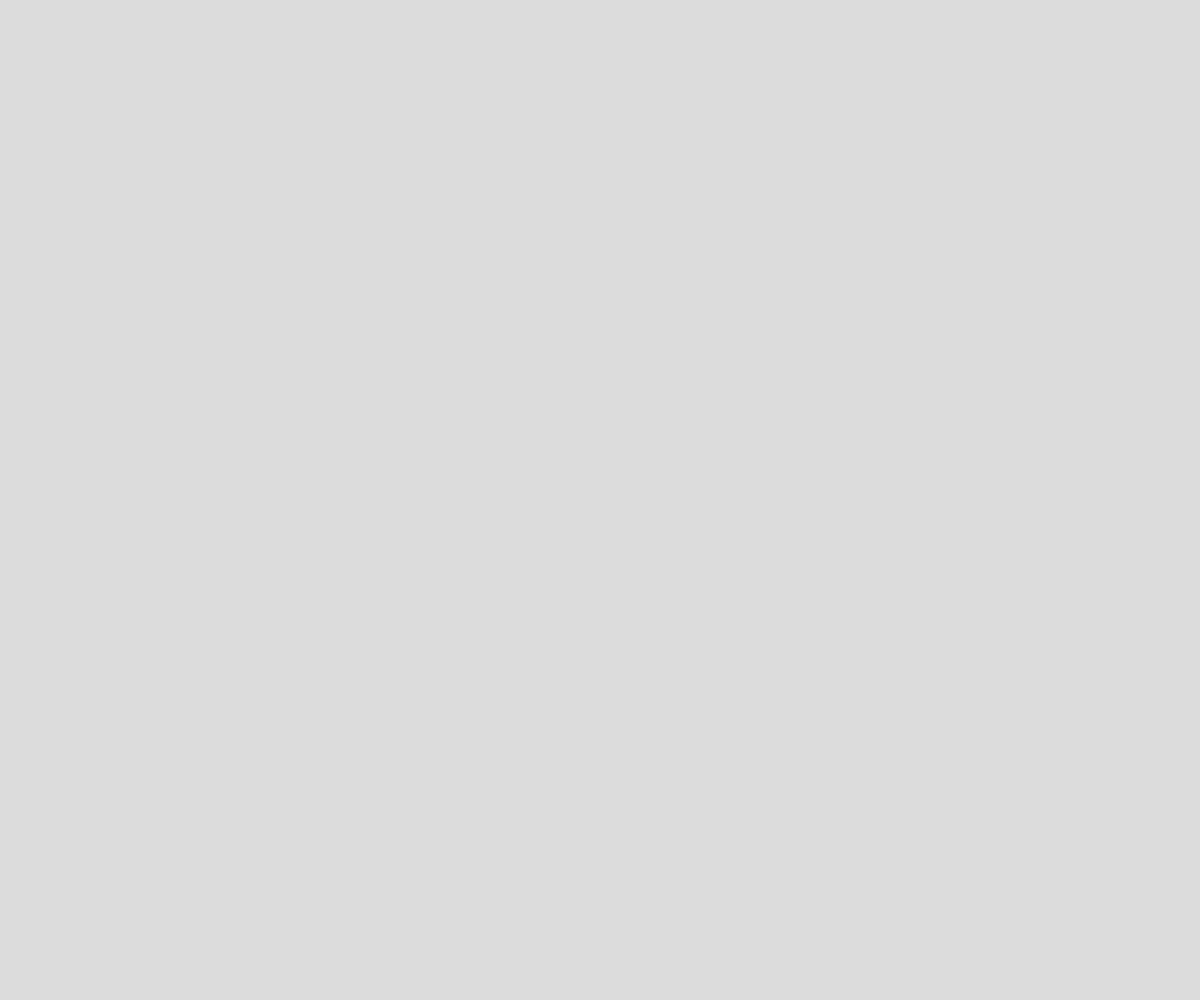
Frame 1 (no input)
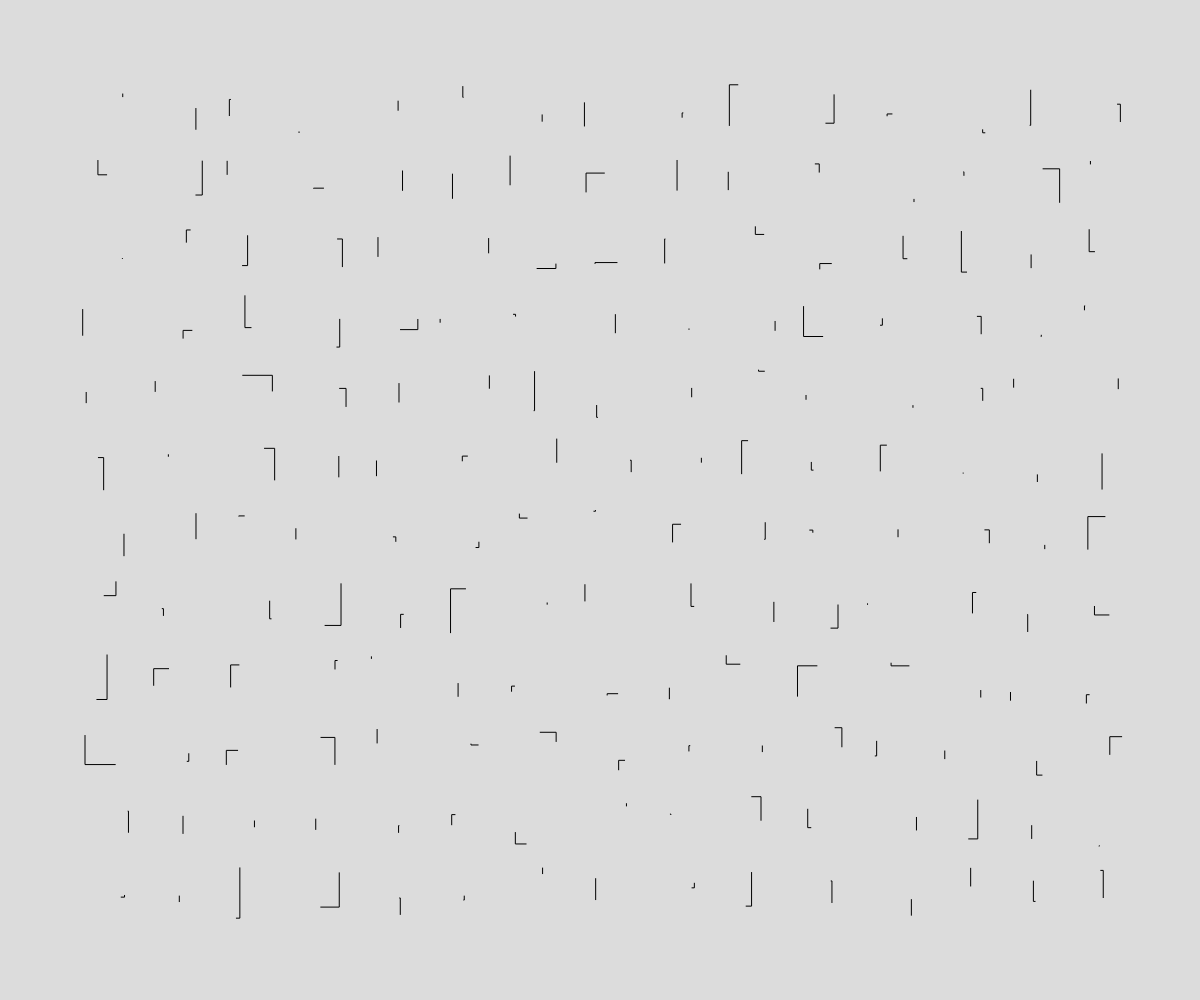
Frame 60 (no input)
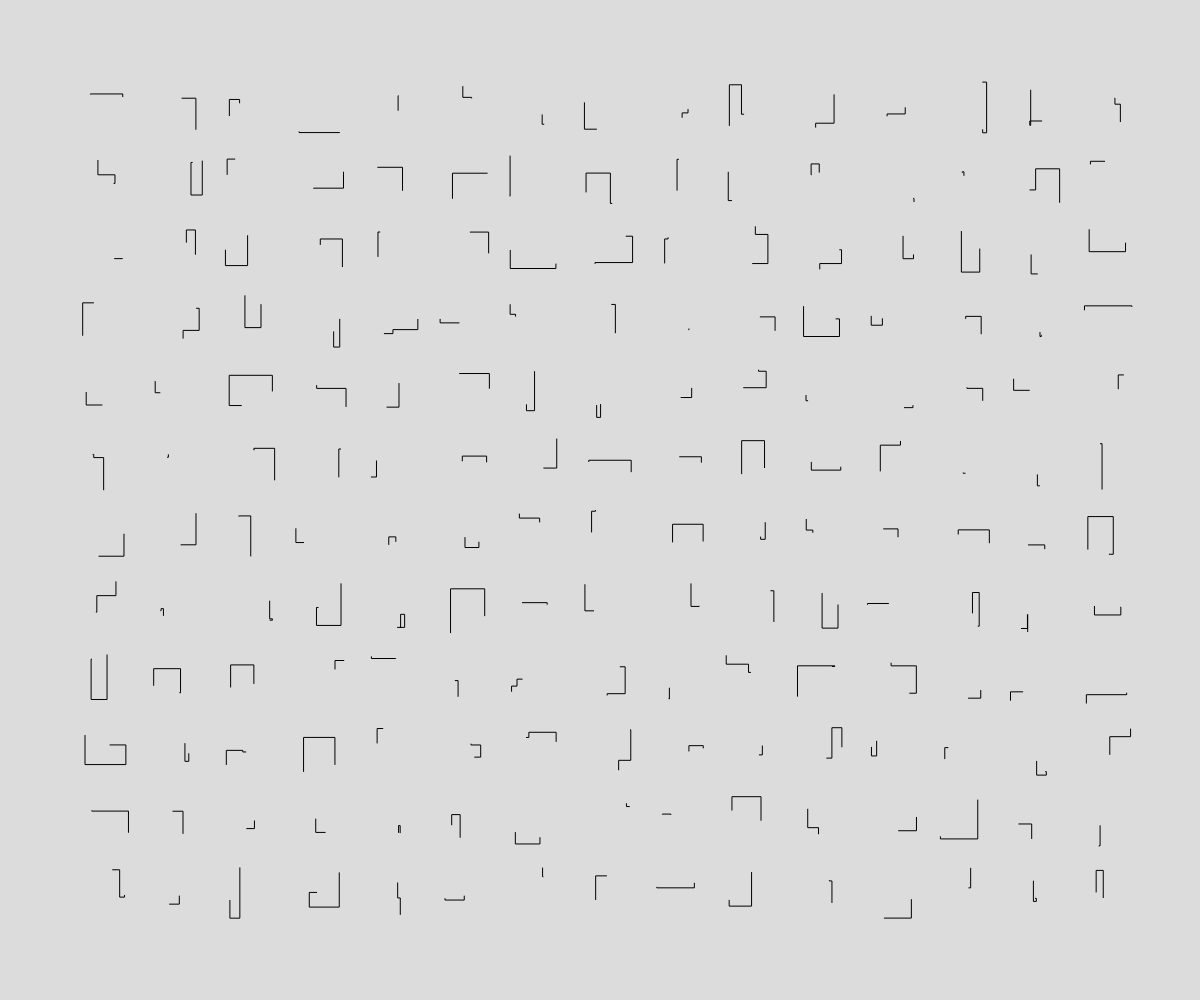
Frame 120 (the mouse pressed at the canvas centre since frame 60)

The p5.js sketch that drew these frames (run headless with seeded random() and noise() and a simulated clock; from frame 60 on, the mouse is pressed at the canvas centre):

// p5.js sketch
// ── sketch.js
class EckeDrawer {
  constructor(x, y, size) {
    this.eckeArr = [];
    this.index = 0.0;
    this.x = x;
    this.y = y;
    this.size = size;
    this.speed = random(0.01, 0.03);
    this.num = random(7, 10);
    this.generate();
  }

  generate() {
    this.num = int(random(8, 12));
    // this.num = int(
    //   noise(this.x * 0.002 + frameCount, this.y * 0.002 + frameCount) * 14 + 1
    // );
    this.index = 0.0;
    this.speed = random(0.01, 0.03);

    this.eckeArr = [{ x: random(), y: random() }];
    for (let i = 1; i < this.num - 1; i++) {
      // if (random() < 0.2) {
      if (false) {
        this.eckeArr.push({ x: random(), y: random() });
      } else {
        if (i % 2 == 0) {
          this.eckeArr.push({
            x: random(),
            y: this.eckeArr[this.eckeArr.length - 1].y,
          });
        } else {
          this.eckeArr.push({
            x: this.eckeArr[this.eckeArr.length - 1].x,
            y: random(),
          });
        }
      }
    }
    // if (this.num % 2 == 1) {
    //   this.eckeArr.push({
    //     x: this.eckeArr[0].x,
    //     y: this.eckeArr[this.eckeArr.length - 1].y,
    //   });
    // } else {
    //   this.eckeArr.push({
    //     x: this.eckeArr[this.eckeArr.length - 1].x,
    //     y: this.eckeArr[0].y,
    //   });
    // }
  }

  draw() {
    let cIndex =
      this.index < this.eckeArr.length
        ? this.index
        : this.eckeArr.length - 0.01;
    push();
    translate(this.x, this.y);
    // stroke(0);
    // text(int(this.num * 10) / 10, 0, 0);
    beginShape();
    for (let i = 0; i < cIndex; i++) {
      vertex(this.eckeArr[i].x * this.size, this.eckeArr[i].y * this.size);
    }
    const nextIndex =
      this.eckeArr.length - 1 < int(cIndex + 1) ? 0 : int(cIndex + 1);
    const nextPt = this.eckeArr[nextIndex];
    const currPt = this.eckeArr[int(cIndex)];
    vertex(
      lerp(currPt.x, nextPt.x, cIndex - int(cIndex)) * this.size,
      lerp(currPt.y, nextPt.y, cIndex - int(cIndex)) * this.size
    );
    endShape();
    pop();
    this.index += this.speed;
  }

  get isFinish() {
    return this.index - 2.5 > this.eckeArr.length;
  }
}

const eckes = [];
let drawIndex = 0;
let waitCount = 0;
let drawMode = 0; // 0 or 1
function setup() {
  createCanvas(windowWidth, windowHeight);
  noFill();

  // const eckeArr = generateEckeArr(10);
  // drawEckeArr(eckeArr, width / 2, height / 2, 100);

  // eckes[0] = new EckeDrawer(width / 2, height / 2, 100);
  // eckes[0].generate(10);

  const size = height / 14;
  for (let y = size + size / 2; y < height - size; y += size) {
    for (let x = size + size / 2; x < width - size; x += size) {
      const newEcke = new EckeDrawer(
        x + 10 - size / 2,
        y + 10 - size / 2,
        size - 20
      );
      eckes.push(newEcke);
    }
  }
  drawMode = int(random(2));
}

function draw() {
  background(220);

  if (drawMode == 0) {
    eckes.forEach((e) => e.draw());
    const isAllFinish = eckes.every((e) => e.isFinish);
    if (isAllFinish) {
      // const reGeneNum = random(10, 20);
      // for (let i = 0; i < reGeneNum; i++) {
      //   eckes[int(random(eckes.length))].generate();
      // }
      drawMode = 1;
      eckes.forEach((e) => e.generate());
    }
  } else {
    eckes.forEach((e, i) => {
      e.speed = 0.25;
      if (i <= drawIndex) {
        e.draw();
      }
    });
    if (eckes[drawIndex].isFinish) {
      drawIndex++;
    }
    if (eckes.length <= drawIndex) {
      waitCount++;
      drawIndex = eckes.length - 1;
    }
    if (waitCount > 250) {
      drawIndex = 0;
      eckes.forEach((e) => e.generate());
      drawMode = 0;
      waitCount = 0;
    }
  }
}
